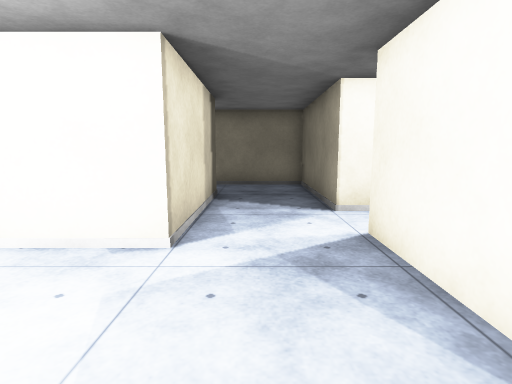
View 1 (above)

16 first-person views from a walk through a Unity game level. The camera is 1.2 m above the floor, tilts 8° down and sees 80° across. The floor is counted in squares, 1 m on a side. Each view is taken from the middle of a square. On the plan, view 1 faces up. The plan holds only what a view shows up to about 13 squares ahead; the rest is blank. The place goes on beyond the plan. The player is left out. Surface patterns are stand-ins for the level's own textures.

View 2
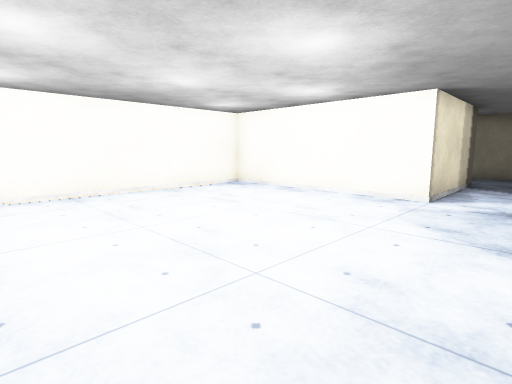

View 3
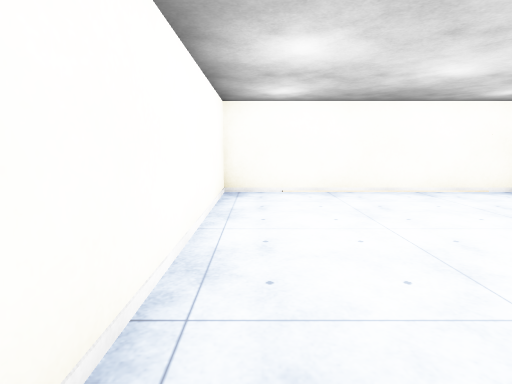

View 4
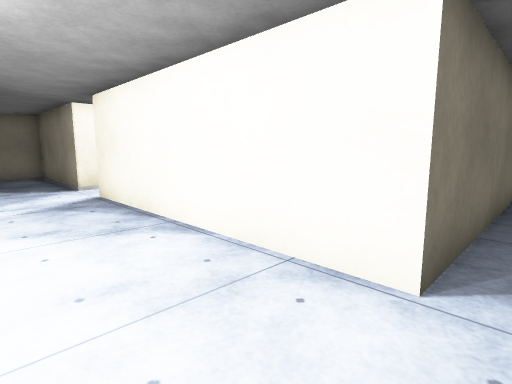

View 5
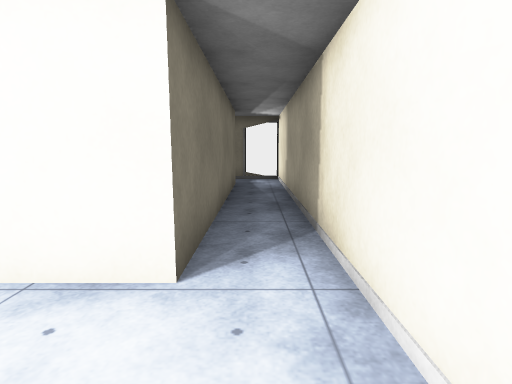

View 6
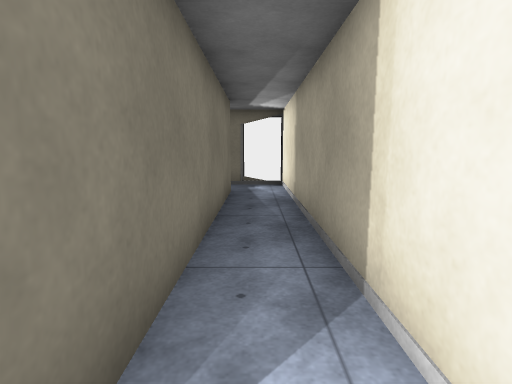

View 7
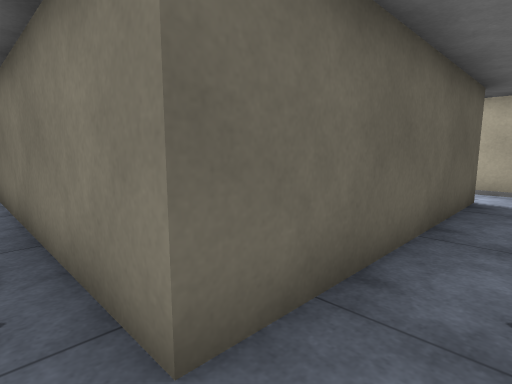

View 8
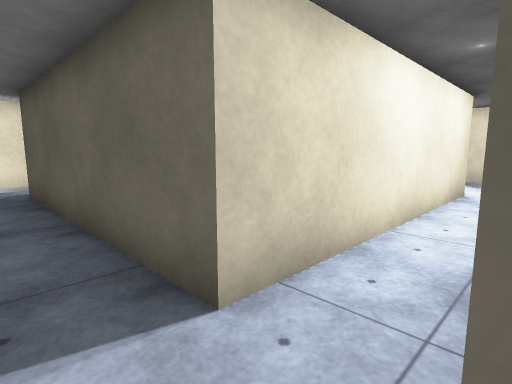

View 9
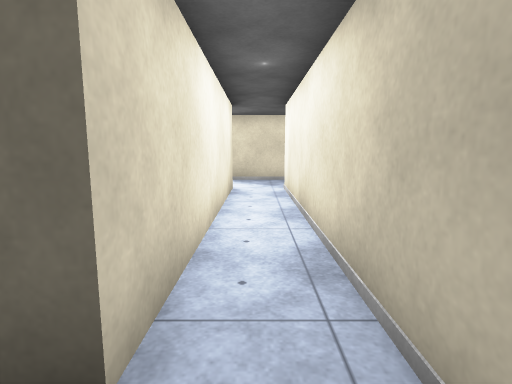

View 10
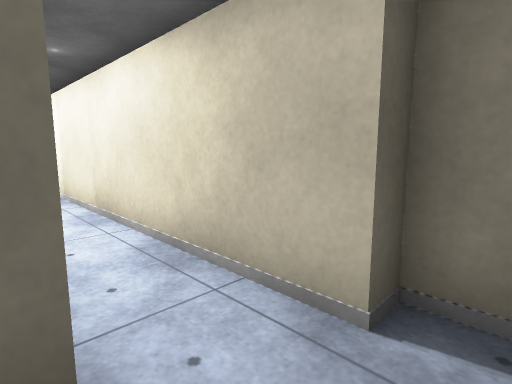

View 11
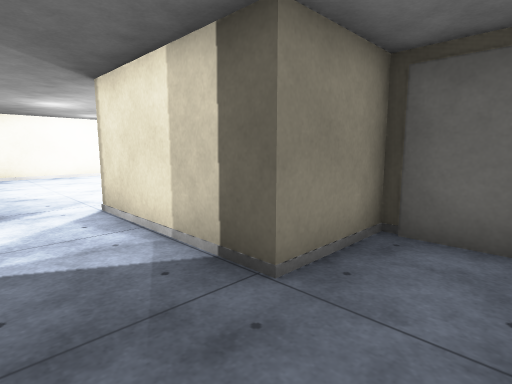

View 12
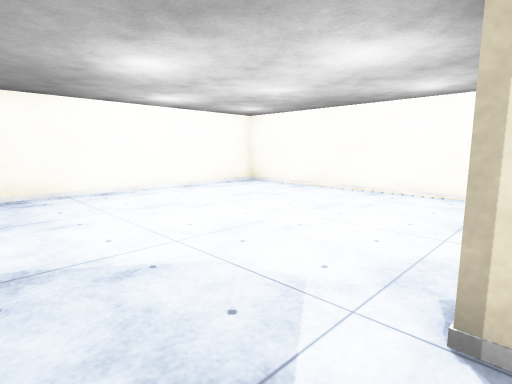

View 13
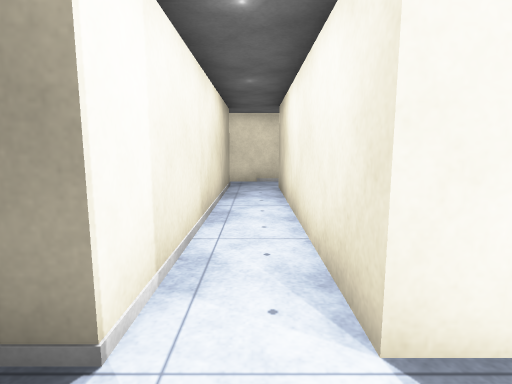

View 14
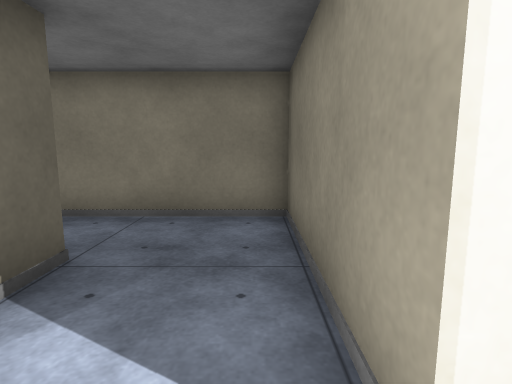

View 15
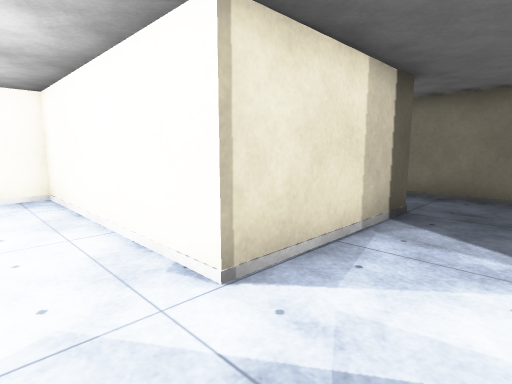

View 16
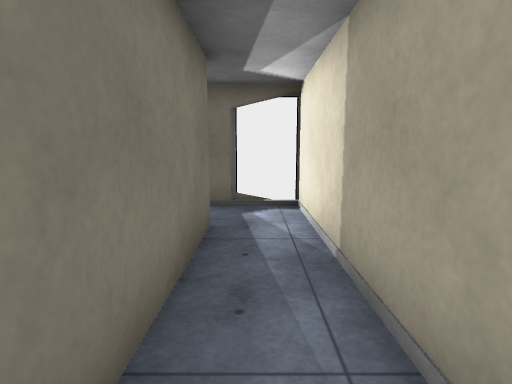

### Floor plan
Ten units are one square. View 1 is at (0, 0); x grows to the right and y downward. Boxes are objects, and circles mark ways between rooms. Rooms are numbered by the first view taken in them; rooms with no view inside come last. Other rooms are left out.
<svg viewBox="-81 -109 201 163">
<path fill="none" stroke="#000" d="M-11 -46 -11 -36 -76 -36 -76 49 16 49M16 33 16 -43M16 49 115 49 115 30M97 -43 97 33 16 33M109 -64 102 -64 102 -59 16 -59M115 -41 115 -60M16 -43 97 -43M16 -59 16 -104 -25 -104M-33 -98 -33 -82 -11 -82 -11 -46"/>
<circle cx="20" cy="40" r="3" fill="#2a7"/>
<circle cx="5" cy="-40" r="3" fill="#2a7"/>
<circle cx="110" cy="-40" r="3" fill="#2a7"/>
<circle cx="20" cy="-50" r="3" fill="#2a7"/>
<text x="-30" y="0">1</text>
<text x="80" y="40">2</text>
<text x="70" y="-50">3</text>
<text x="0" y="-80">4</text>
</svg>
Room 1 opens to room 2. Room 1 opens to room 4. Room 2 opens to room 3. Room 3 opens to room 4.

Where each view was taken, in squares from view 1:
view 1: 0 up, 0 right, facing up
view 2: 4 down, 1 right, facing up-left
view 3: 4 down, 1 right, facing left
view 4: 4 down, 1 left, facing up-right
view 5: 4 down, 1 left, facing right
view 6: 4 down, 1 right, facing right
view 7: 4 down, 11 right, facing up-left
view 8: 6 up, 11 right, facing down-left
view 9: 5 up, 11 right, facing left
view 10: 4 up, 11 right, facing up-left
view 11: 10 up, 1 right, facing down-left
view 12: 4 up, 1 right, facing down-left
view 13: 5 up, 0 right, facing right
view 14: 5 up, 1 right, facing up
view 15: 2 up, 1 right, facing up-left
view 16: 4 down, 5 right, facing right
